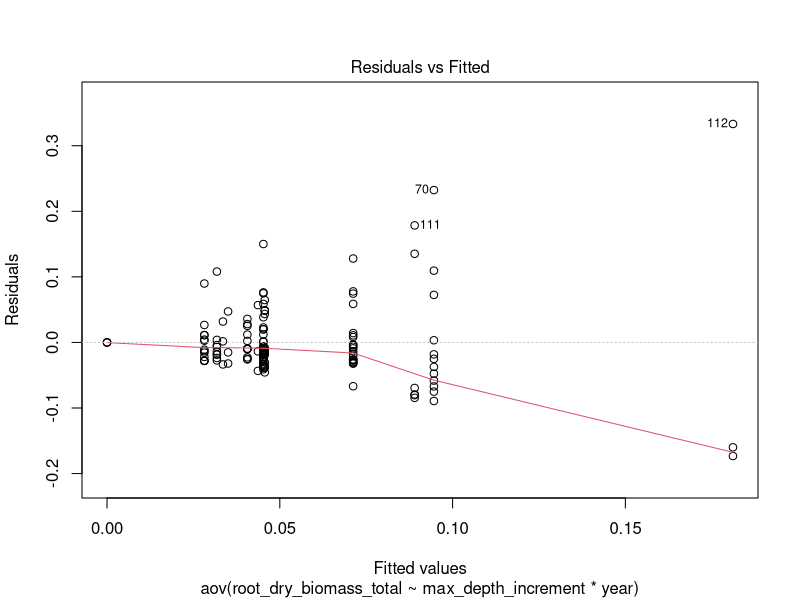
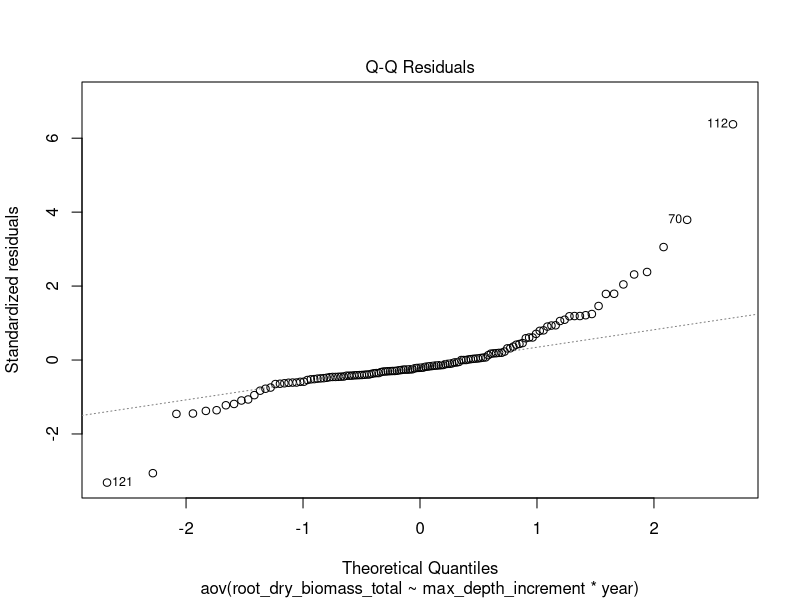
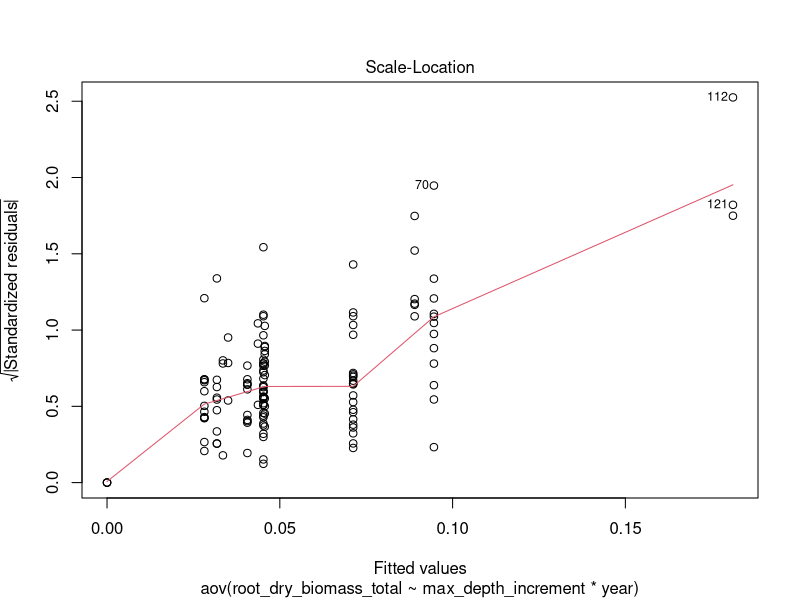
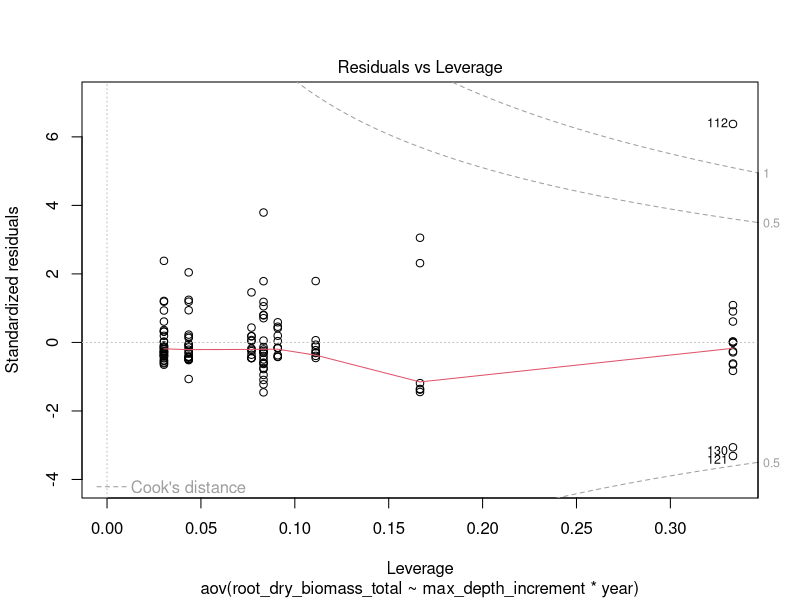
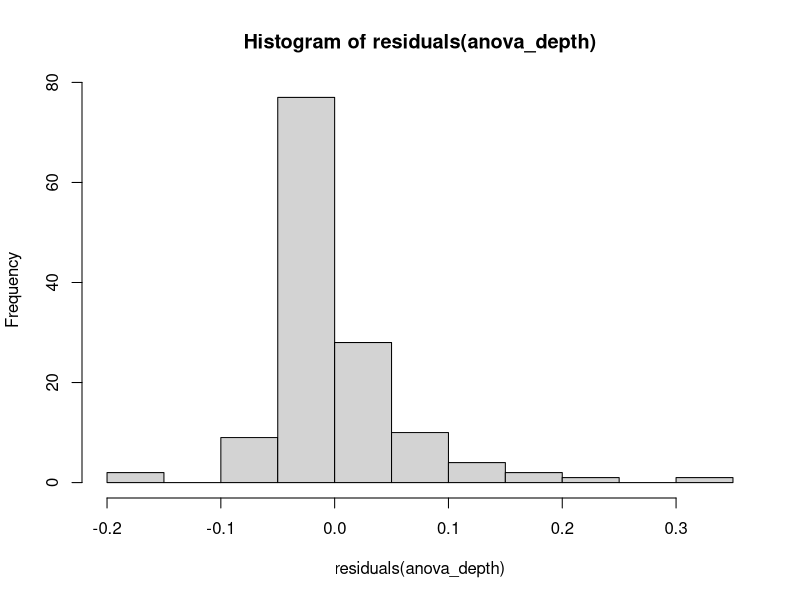
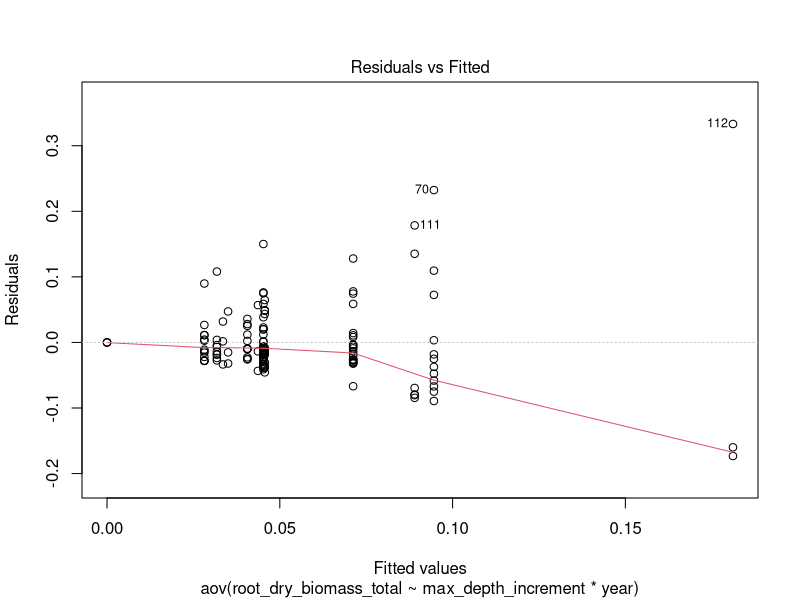
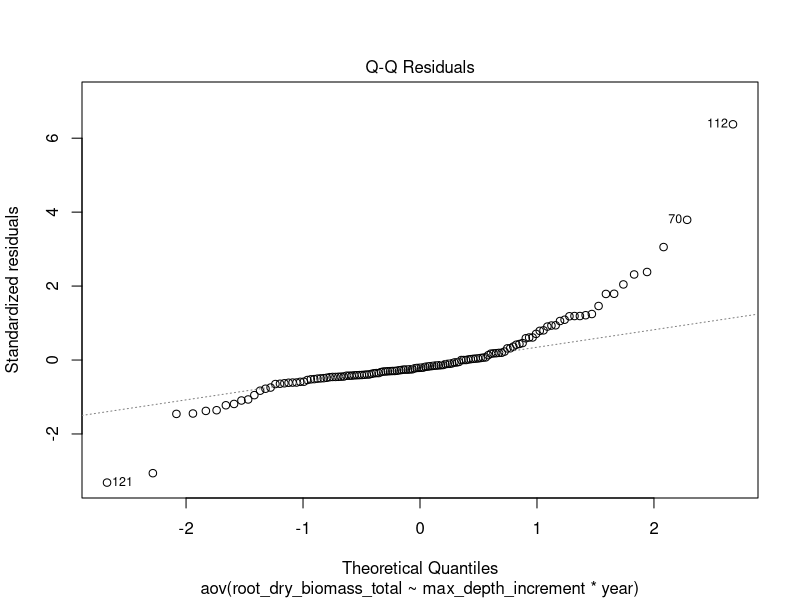
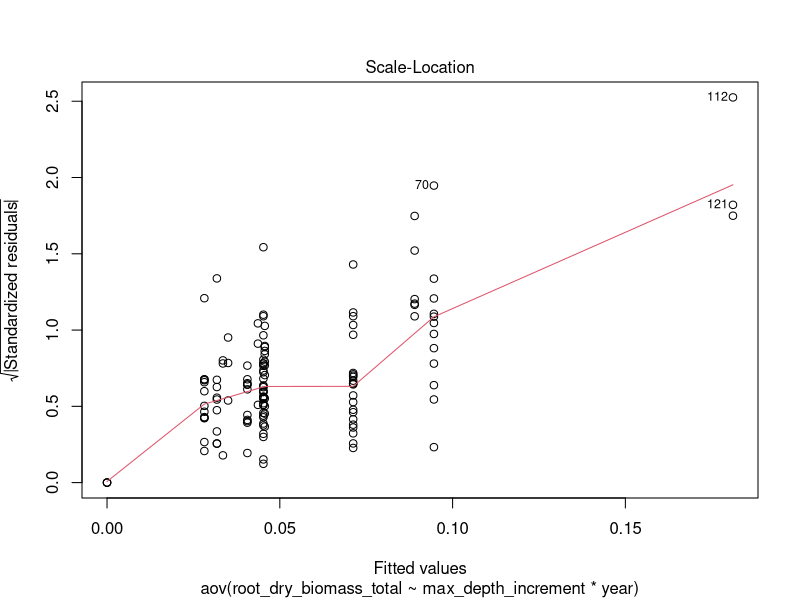

The R script that drew these images, in order:
# RQ1 PART 3: SIGNIFICANT DIFFERENCE BETWEEN 2023 AND 2024 ROOT BIOMASS BY DEPTH 
# 16/01/2026

# LOAD LIBRARIES----
library(dplyr)
library(ggplot2)
library(tidyr)
library(readxl)
library(emmeans)

# LOAD DATA----
QHI_combined_data <- read_excel("datasets/QHI_roots_data/QHI_combined_data.xlsx")

# MAKE YEAR FACTOR VARIABLE ----
QHI_combined_data$year <- as.factor(QHI_combined_data$year)
QHI_combined_data$max_depth_increment <- as.factor(QHI_combined_data$max_depth_increment)

# QUESTION ----
# Is there a significant difference in root biomass between 2023 and 2024 across different soil depths?
# i.e. what is the relationship between root biomass and depth? How does this vary between years and if so is it significant?

# TWO WAY ANOVA----
# because have two explanatory variables of year and depth (depth treated as categorical here)
anova_depth<- aov(root_dry_biomass_total ~ max_depth_increment * year, data = QHI_combined_data)
summary(anova_depth)

# effect of depth on root biomass differs between years (p= 0.0260)
# biomass and depth also have a significant relationship (positive, p = 0.0393)
  # higher biomass at deeper depths, could be due to thawing and more available space for roots to grow
  # see rq1_4 for biomass, depths by community type analysis, could be that more graminoids deeper down? 


# what's the relationship between depth and biomass for 2024 
anova_2024<- aov(root_dry_biomass_total ~ max_depth_increment, data = filter(QHI_combined_data, year == "2024"))
summary(anova_2024)

# positive, but not significant (p=0.465)

# what's the relationship between depth and biomass for 2023
anova_2023<- aov(root_dry_biomass_total ~ max_depth_increment, data = filter(QHI_combined_data, year == "2023"))
summary(anova_2023)
# positive and significant (p=0.003)

# BUT WE NEED TO NOTE!!
  # sample size imbalance- could be a significant difference in 2024 but not enough data compared to 2023 to determine this (107 vs 27)
  # point 112 high leverage 

# CHECK ASSUMPTIONS----
# normality of residuals
plot(anova_depth)
shapiro.test(residuals(anova_depth))
hist(residuals(anova_depth))
# not normal distribution

# homogeneity of variance
bartlett.test(root_dry_biomass_total ~ interaction(max_depth_increment, year), data = QHI_combined_data)

plot(anova_depth)

# TRANSFORMING DATA----
# log transform
QHI_combined_data <- QHI_combined_data %>% 
  mutate(log_root_biomass = log(root_dry_biomass_total + 1)) # log transform to deal with zeros
anova_depth_log<- aov(log_root_biomass ~ max_depth_increment * year, data = QHI_combined_data)
summary(anova_depth_log)

shapiro.test(residuals(anova_depth_log))
hist(residuals(anova_depth_log))
# no better 

# cube root
QHI_combined_data <- QHI_combined_data %>% 
  mutate(cube_root_biomass = (root_dry_biomass_total)^(1/3)) 
anova_depth_cuberoot<- aov(cube_root_biomass ~ max_depth_increment * year, data = QHI_combined_data)
summary(anova_depth_cuberoot)

shapiro.test(residuals(anova_depth_cuberoot))
hist(residuals(anova_depth_cuberoot))
# now more normally distrubuted, use this in analysis

# FINAL ANOVA RESULTS AFTER TRANSFORMATION----
anova_depth_cuberoot<- aov(cube_root_biomass ~ max_depth_increment * year, data = QHI_combined_data)
summary(anova_depth_cuberoot)

# only significant effect with biomass and depth (p= 8.02e-6) When introduce year, no longer significant

# what's the relationship between depth and biomass for 2024 
anova_2024_cuberoot<- aov(cube_root_biomass ~ max_depth_increment, data = filter(QHI_combined_data, year == "2024"))
summary(anova_2024_cuberoot)
# not significant (0.83)

# what's the relationship between depth and biomass for 2023
anova_2023_cuberoot<- aov(cube_root_biomass ~ max_depth_increment, data = filter(QHI_combined_data, year == "2023"))
summary(anova_2023_cuberoot)
# 2023 is significant (p= 1.51e-7)

# BUT WE NEED TO NOTE (as before)!!
  # sample size imbalance- could be a significant difference in 2024 but not enough data compared to 2023 to determine this (107 vs 27)
  # point 112 high leverage 
